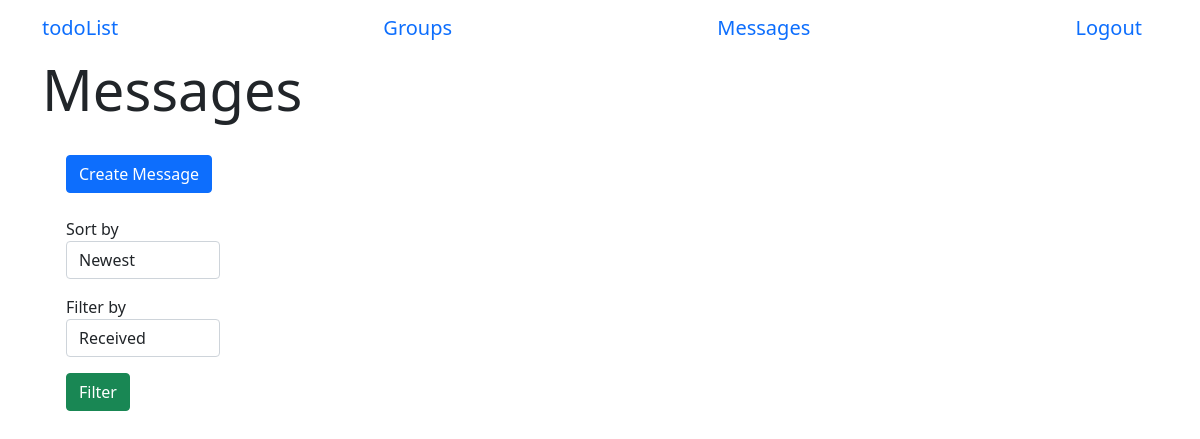
/messages (signed in), run on an earlier commit of the app's database.
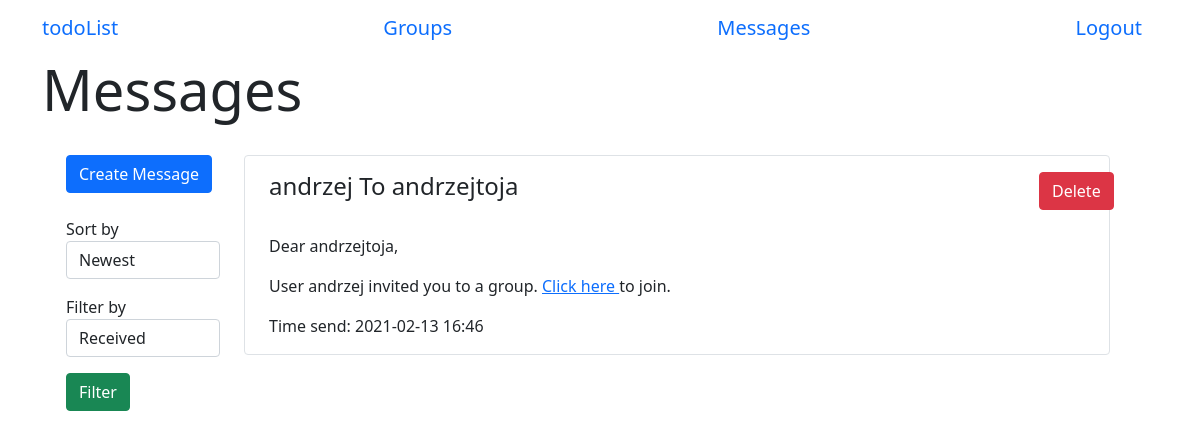
And on a later commit of the database.
### app/models.py (models this page shows, shortened)
class Message(db.Model):
    id = db.Column(db.Integer, primary_key=True)
    text = db.Column(db.String(500))
    timestamp = db.Column(db.DateTime, index=True, default=datetime.now())
    sender_id = db.Column(db.Integer, db.ForeignKey('user.id'))
    receiver_id = db.Column(db.Integer, db.ForeignKey('user.id'))

class User(UserMixin, db.Model):
    id = db.Column(db.Integer, primary_key=True)
    username = db.Column(db.String(64), index=True, unique=True)
    email = db.Column(db.String(64), index=True, unique=True)
    password_hash = db.Column(db.String(128))
    tasks = db.relationship('Task', backref='author', lazy='dynamic')
    sent_messages = db.relationship('Message', backref="sender", lazy='dynamic', foreign_keys='Message.sender_id')
    messages = db.relationship('Message', backref="receiver", lazy='dynamic', foreign_keys='Message.receiver_id')
    authenticated = db.Column(db.Boolean, index=True, default=False)
    groups = db.relationship(
        'Group',
        secondary=group_table,
        back_populates="users")
    def get_messages(self):
        return Message.query.filter_by(receiver_id=self.id).order_by(Message.timestamp.desc())

### app/routes.py (the view)
@login_required
@app.route('/messages', methods=['GET', 'POST'])
def messages():
    form = MessageFilterForm()
    msg = current_user.get_messages()
    if form.validate_on_submit():
        msg = current_user.get_messages_filtered(form.sort_by.data, form.filter_by.data)
    return render_template('messages.html', form=form, messages=msg)

### app/forms.py
class MessageFilterForm(FlaskForm):
    sort_by = SelectField('Sort by', choices=['Newest', 'Oldest'], validators=[])
    filter_by = SelectField('Filter by', choices=['Received', 'Sent', "All"], validators=[])
    submit = SubmitField('Filter')

### app/models.py (called while the page is built)
@login.user_loader
def load_user(id):
    return User.query.get(int(id))

### app/templates/messages.html (shortened to what this page needs)
{% extends 'base.html' %}
{% block start %}Messages{% endblock %}
{% block body %}
    <div class="container row">
        <div class="container col-2">
            <form class="col-4 form-temp mt-3" action="/create_message">
                <input type="submit" class="btn btn-primary btn-block" value='Create Message'></input>
            </form>
            <form action="" method="POST">
                <div>
                    <p class="mt-4">
                        {{ form.sort_by.label }}
                        {{ form.sort_by(class_="form-control") }}
                    </p>
                    <p>
                        {{ form.filter_by.label }}
                        {{ form.filter_by(class_="form-control") }}
                    </p>
                    <p>
                        {{ form.submit(class_="btn btn-success") }}
                    </p>
                </div>
            </form>
        </div>
        <div class="container col-10 mt-3">
            {% if messages %}
                {% for message in messages %}
                    <div class="container border rounded mb-2">
                        <div class="row mt-3">
                            <h4 class="col-11">{{ message.sender.username }} To {{ message.receiver.username }}</h4>
                            <form class="col-1 form-temp" action={{ "delete_message/" + message.id|string }}>
                                <input type="submit" class="btn btn-danger" value='Delete'></input>
                            </form>
                        </div>
                        <p class="mt-4">
                            {% autoescape false %}
                            {{ message.text }}
                            {% endautoescape %}
                        </p>
                        <p>Time send: {{ message.timestamp.strftime("%Y-%m-%d %H:%M") }}</p>
                    </div>
                {% endfor %}
            {% else %}
                <div class="container m-auto">
                    You have no messages!
                </div>
            {% endif %}
        </div>
    </div>
{% endblock %}

### app/templates/base.html (shortened to what this page needs)
<!DOCTYPE html>
<html lang="en">
<head>
    <link href="{{ url_for('static', filename='css/main.css') }}" rel="stylesheet">
    <link href="https://cdn.jsdelivr.net/npm/bootstrap@5.0.0-beta1/dist/css/bootstrap.min.css" rel="stylesheet">
    <link rel="stylesheet" href="https://cdnjs.cloudflare.com/ajax/libs/font-awesome/5.15.2/css/all.min.css" />
</head>
<body>
    <header class="site-header container">
        <nav class="navbar">
            <a class="navbar-brand" href="/menu">todoList</a>
            {% if current_user.is_authenticated %}
                <a class="navbar-brand" href="/groups">Groups</a>
                <a class="navbar-brand" href="/messages">Messages</a>
                <a class="navbar-brand" href="/logout">Logout</a>
            {% else %}
                <a class="navbar-brand" href="/register">Register</a>
            {% endif %}
        </nav>
    </header>
    <div class="container">
        <div class="page-header">
            <h1 class="display-4">{% block start %}{% endblock %}</h1>
        </div>
        {% block body %}{% endblock %}
    </div>
</body>
</html>

### app/static/css/main.css (style rules this page uses)
* { box-sizing: border-box }
body { font-family: 'Montserrat', sans-serif; overflow-y:scroll; }
.form-temp { display: flex; flex-direction: row; }

What changed in the data, as far as the page shows it:
added Message: sender.username "andrzej", receiver.username "andrzejtoja", text "Dear andrzejtoja, User andrzej invited you to a group. Click here to join.", timestamp "2021-02-13 16:46"
